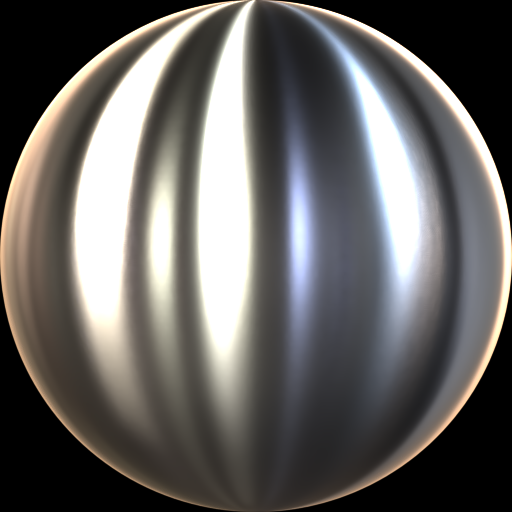
#> input picture matcaps/metal_anisotropic.png, 512 x 512 px
$ python split_rgb_map.py ../matcaps/metal_anisotropic.png
#> lines starting #> are read from the running program, lines starting #| are printed output that depends on the picture
#> further down, image is the input picture: PIL image 512x512 RGBA; mean R, G, B, A 101, 98.8, 96.9, 255
from PIL import Image
import matplotlib.pyplot as plt
import sys

def display_rgb_maps(image):
    # Convert the image to RGB mode (in case it's not already)
    image = image.convert("RGB")
#> image: PIL image 512x512 RGB

    # Split the image into its red, green, and blue channels
    red, green, blue = image.split()
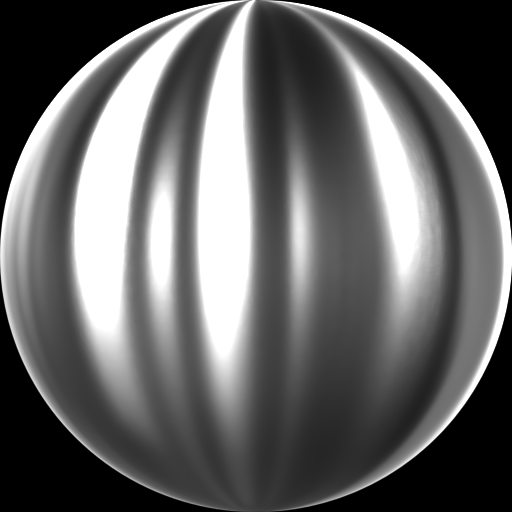
#> red: PIL image 512x512 L; min 0, max 255, mean 101
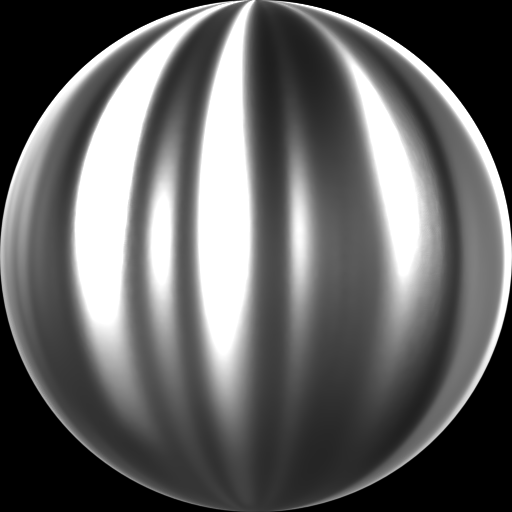
#> green: PIL image 512x512 L; min 0, max 255, mean 98.8
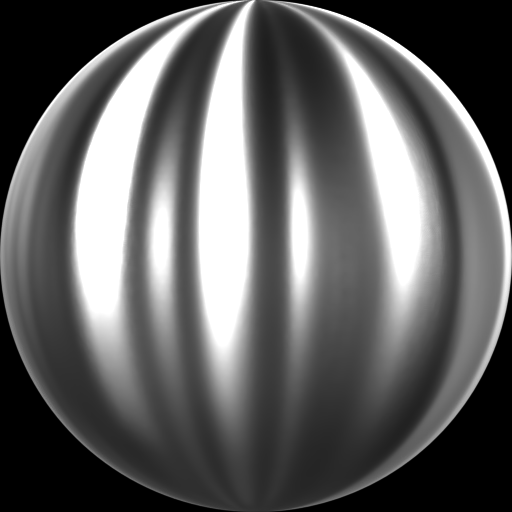
#> blue: PIL image 512x512 L; min 0, max 255, mean 96.9

    # Create a figure to display the images side by side
    fig, axes = plt.subplots(1, 3, figsize=(12, 4))

    # Display the red channel
    axes[0].imshow(red, cmap='Reds')
    axes[0].set_title('Red Channel')
    axes[0].axis('off')

    # Display the green channel
    axes[1].imshow(green, cmap='Greens')
    axes[1].set_title('Green Channel')
    axes[1].axis('off')

    # Display the blue channel
    axes[2].imshow(blue, cmap='Blues')
    axes[2].set_title('Blue Channel')
    axes[2].axis('off')

    # Show the plots
    plt.show()
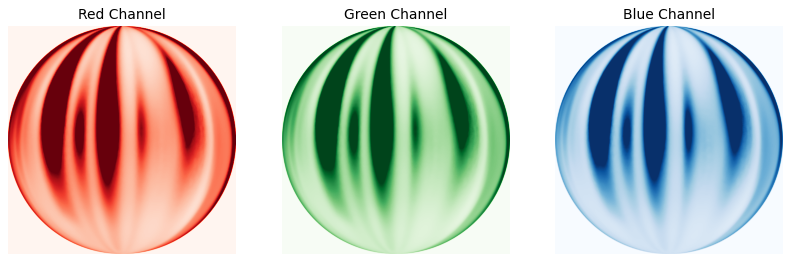
#> figure drawn by matplotlib, 3 panels

image_path = sys.argv[1]
image = Image.open(image_path)

# Display the RGB maps of the image
display_rgb_maps(image)

$ run again, on matcaps/basic_2.png
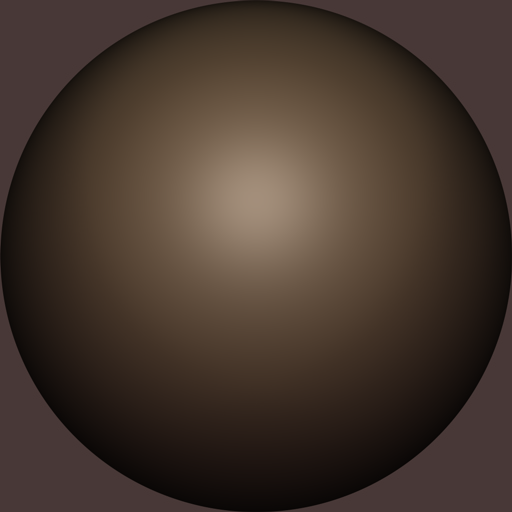
#> input picture matcaps/basic_2.png, 512 x 512 px
#> image is the input picture: PIL image 512x512 RGBA; mean R, G, B, A 68.5, 54.2, 45, 255
#> image: PIL image 512x512 RGB
#> in display_rgb_maps, `red, green, blue = image.split()`:
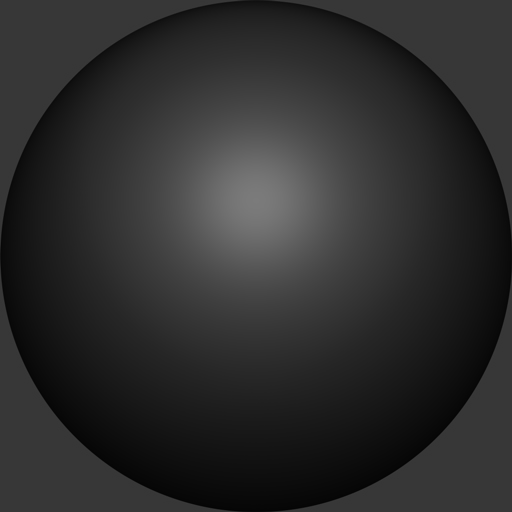
#> blue: PIL image 512x512 L; min 4, max 123, mean 45
#> in display_rgb_maps, `plt.show()`:
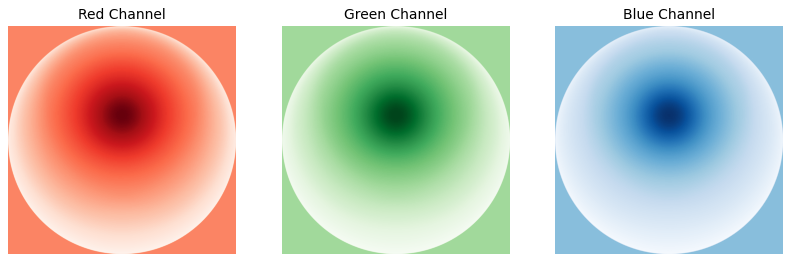
#> figure drawn by matplotlib, 3 panels

$ run again, on matcaps/basic_side.png
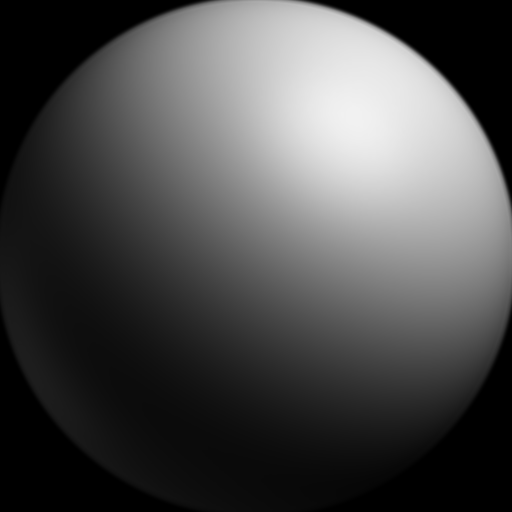
#> input picture matcaps/basic_side.png, 512 x 512 px
#> image is the input picture: PIL image 512x512 RGBA; mean R, G, B, A 76.3, 76.3, 76.3, 255
#> image: PIL image 512x512 RGB
#> in display_rgb_maps, `plt.show()`:
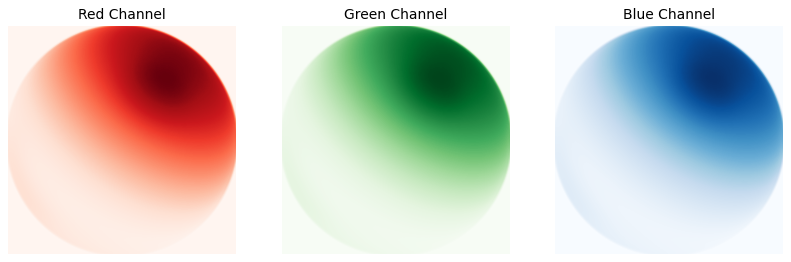
#> figure drawn by matplotlib, 3 panels
